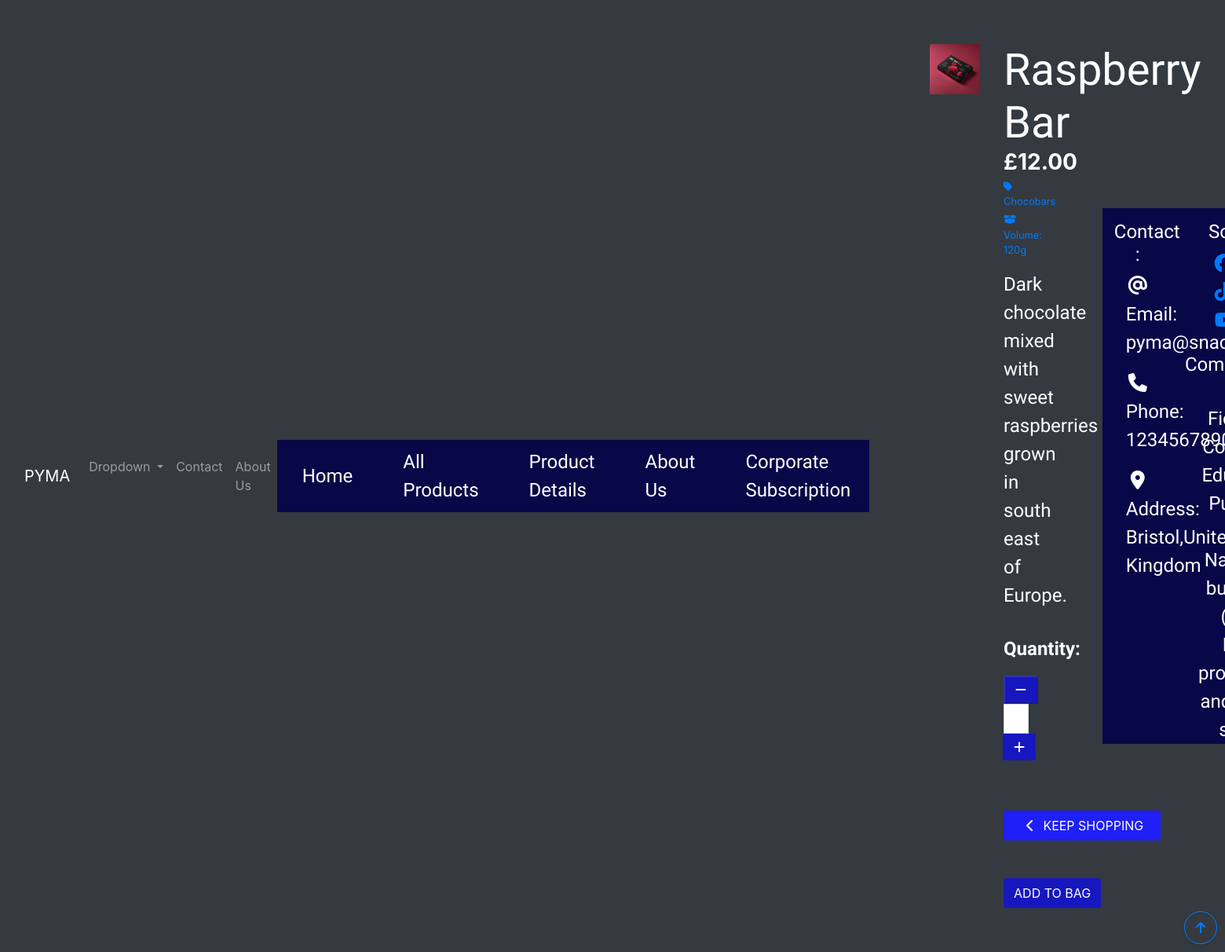
The app's page /products/5/ with its own data.
### products/models.py (models this page shows, shortened)
class Product(models.Model):
    category = models.ForeignKey(
        'Category', null=True, blank=True, on_delete=models.SET_NULL)
    sku = models.CharField(max_length=254, null=True, blank=True)
    name = models.CharField(max_length=254)
    description = models.TextField()
    volume = models.CharField(max_length=20)
    price = models.DecimalField(max_digits=6, decimal_places=2)
    image_url = models.URLField(max_length=1024, null=True, blank=True)
    image = models.ImageField(null=True, blank=True)

class Category(models.Model):
    class Meta:
        verbose_name_plural = 'Categories'
    name = models.CharField(max_length=254)
    friendly_name = models.CharField(max_length=254, null=True, blank=True)

### products/views.py (the view)
# urls.py: path('<int:product_id>/', views.product_display, name='product_display'),
def product_display(request, product_id):
    product = get_object_or_404(Product, pk=product_id)
    context = {
        'product': product,
    }
    return render(request, 'products/product_display.html', context)

### bag/contexts.py (called while the page is built, shortened)
def bag_contents(request):
    bag_items = []
    total = 0
    product_count = 0
    bag = request.session.get('bag', {})
    if total < settings.FREE_DELIVERY_THRESHOLD:
        delivery = total * Decimal(settings.STANDARD_DELIVERY_PERCENTAGE / 100)
        free_delivery_delta = settings.FREE_DELIVERY_THRESHOLD - total
    else:
        delivery = 0
        free_delivery_delta = 0
    grand_total = delivery + total
    context = {
        'bag_items': bag_items,
        'total': total,
        'product_count': product_count,
        'delivery': delivery,
        'free_delivery_delta': free_delivery_delta,
        'free_delivery_threshold': settings.FREE_DELIVERY_THRESHOLD,
        'grand_total': grand_total,
    }
    return context

### products/templates/products/product_display.html (shortened to what this page needs)
{% extends "base.html" %}
{% load static %}
{% block page_header %}
<div class="container header-container">
</div>
{% endblock %}
{% block content %}
<div class="container-fluid">
    <div class="row">
        <div class="col-12 col-md-6 col-lg-4 offset-lg-2">
            <div class="image-container my-5">
                {% if product.image %}
                <a href="{{ product.image.url }}" target="_blank">
                    <img class="card-img-top img-fluid" src="{{ product.image.url }}" alt="{{ product.name }}" />
                </a>
                {% else %}
                <a href="">
                    <img class="card-img-top img-fluid" src="{{ MEDIA_URL }}noimage.png" alt="{{ product.name }}" />
                </a>
                {% endif %}
            </div>
        </div>
        <div class="col-12 col-md-6 col-lg-4">
            <div class="product-details-container mb-5 mt-md-5">
                <p class="mb-0 display-4 text-white rubik">{{ product.name }}</p>
                <p class="h3 mb-0 text-left text-white"><strong>£{{ product.price }}</strong></p>
                {% if product.category %}
                <p class="small mt-1 mb-0">
                    <a class="text-primary" href="{% url 'products' %}?category={{ product.category.name }}">
                        <i class="fas fa-tag mr-1"></i>{{ product.category.friendly_name }}
                    </a>
                </p>
                <p class="small mt-1 mb-0 text-primary">
                    <i class="fa-solid fa-box-open"></i> Volume: {{ product.volume }}
                </p>
                {% endif %}
                <p class="mt-3 text-white nanumpen">{{ product.description }}</p>
                <form class="form" action="{% url 'add_to_bag' product.id %}" method="POST">
                    <div class="form-row">
                        <div class="col-12">
                            <p class="mt-3 text-white nanumpen"><strong>Quantity:</strong></p>
                            <div class="form-group w-50">
                                <div class="input-group">
                                    <div class="input-group-prepend">
                                        <button class="decrement-qty btn-blue rounded-0"
                                            data-item_id="{{ product.id }}" id="decrement-qty_{{ product.id }}">
                                            <span class="icon">
                                                <i class="fas fa-minus"></i>
                                            </span>
                                        </button>
                                    </div>
                                    <input class="form-control qty_input" type="number" name="quantity" value="1"
                                        min="1" max="99" data-item_id="{{ product.id }}" id="id_qty_{{ product.id }}" />
                                    <div class="input-group-append">
                                        <button class="increment-qty btn btn-blue rounded-0"
                                            data-item_id="{{ product.id }}" id="increment-qty_{{ product.id }}">
                                            <span class="icon">
                                                <i class="fas fa-plus"></i>
                                            </span>
                                        </button>
                                    </div>
                                </div>
                            </div>
                        </div>
                        <div class="col{% if s %}-12 mt-2{% endif %}">
                            <a href="{% url 'products' %}" class="btn shop-now-button rounded-0 mt-5">
                                <span class="icon">
                                    <i class="fas fa-chevron-left"></i>
                                </span>
                                <span class="text-uppercase">Keep Shopping</span>
                            </a>
                            <input type="submit" class="btn btn-blue rounded-5 text-uppercase mt-5"
                                value="Add to Bag" />
                        </div>
                    </div>
                </form>
            </div>
        </div>
    </div>
</div>
{% endblock %}

### static/css/base.css (style rules this page uses)
html { height: 100%; }
.nanumpen { font-family: 'Nanum Pen Script', cursive; font-size: x-large; }
.rubik { font-family: 'Rubik Moonrocks', sans-serif; }
.icon { align-items: center; display: inline-flex; justify-content: center; height: 1.5rem; width: 1.5rem; }
.shop-now-button { background: rgb(31, 31, 249); color: white; min-width: 200px; border-radius: 40px; }
.btn-blue { background: rgb(23, 23, 192); color: white; }
@media (min-width: 1200px) { .container { max-width: 80%; } }
.increment-qty, .decrement-qty { padding: .25rem .5rem !important; }
@media (min-width: 992px) { .header-container { padding-top: 164px; } }

### records on screen
Product: image (picture), name "Raspberry Bar", price "12.00", category.friendly_name "Chocobars", volume "120g", description "Dark chocolate mixed with sweet raspberries grown in south east of Europe."
